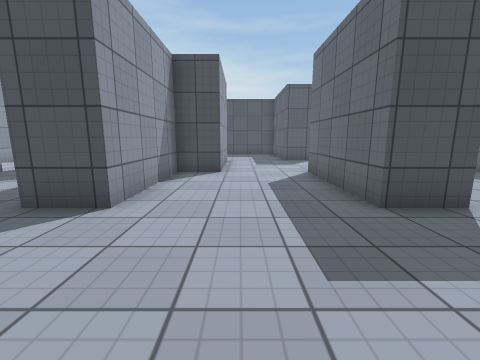
[1] (above)

24 first-person views from a walk through a Unity game level. The camera is 1.2 m above the floor, tilts 10° down and sees 90° across. The floor is counted in squares, 1 m on a side. Each view is taken from the middle of a square. On the plan, view 1 faces up. The plan holds only what a view shows up to about 12 squares ahead; the rest is blank. The place goes on beyond the plan. The player character is not drawn. Surface patterns are stand-ins for the level's own textures.

[2]
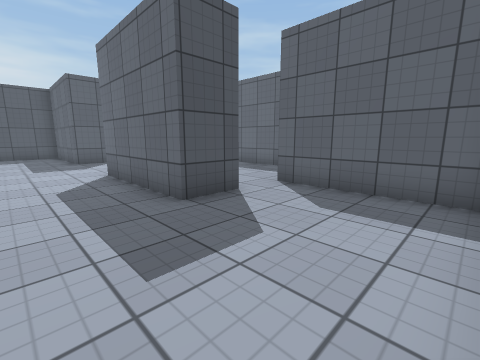

[3]
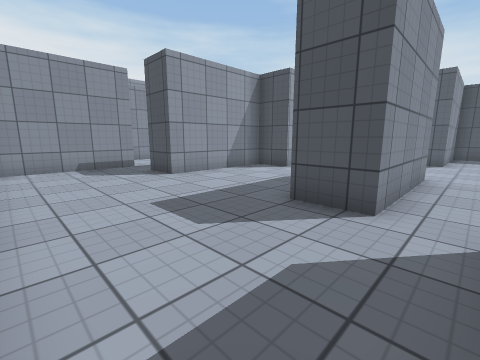

[4]
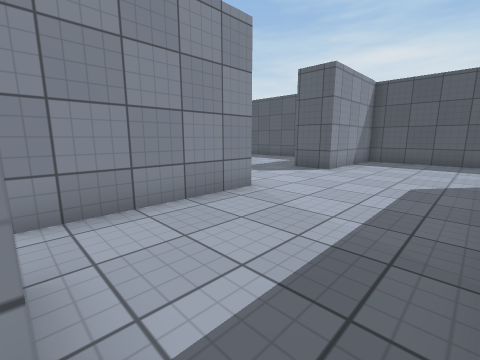

[5]
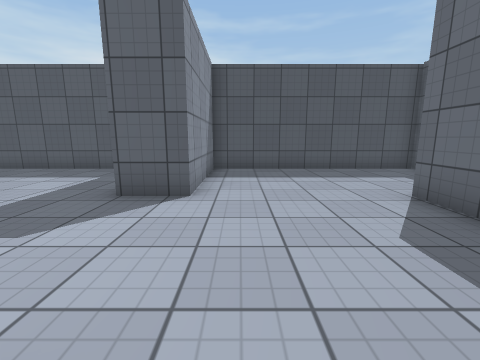

[6]
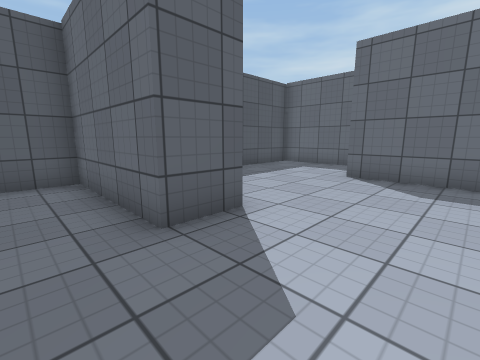

[7]
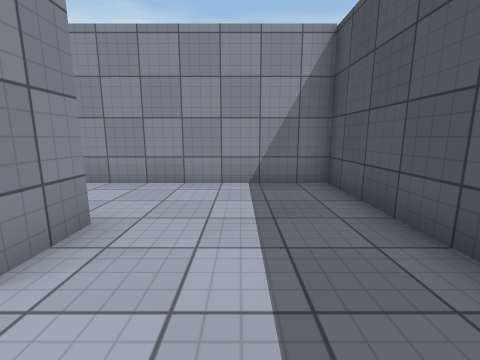

[8]
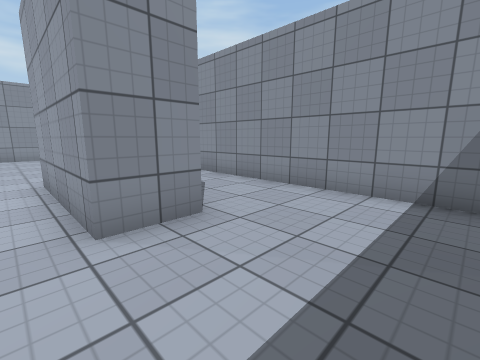

[9]
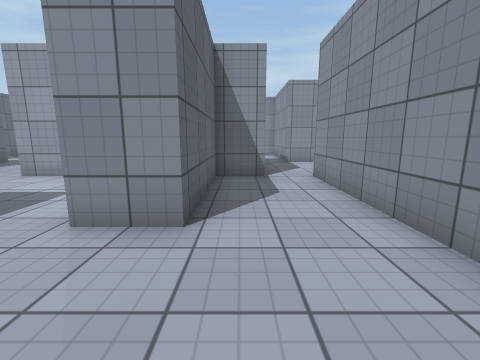

[10]
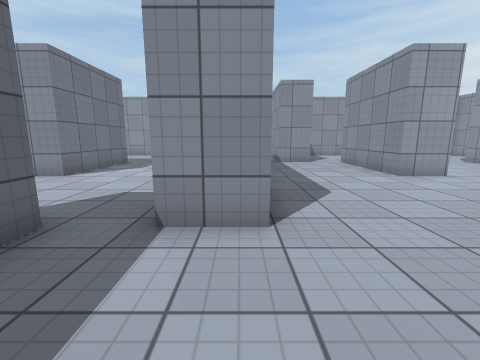

[11]
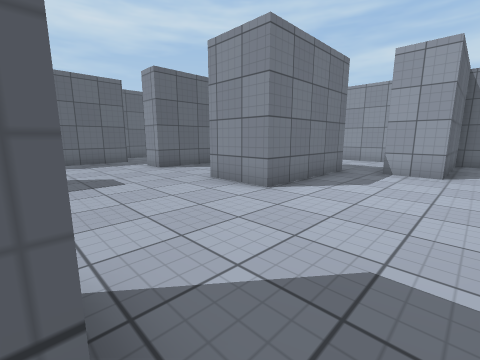

[12]
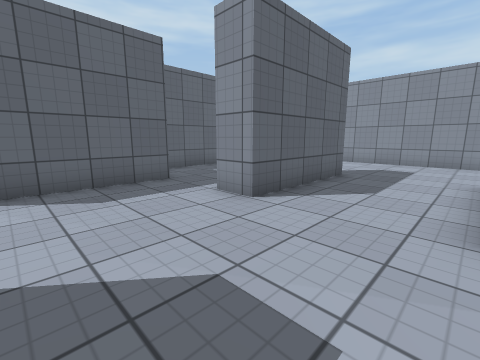

[13]
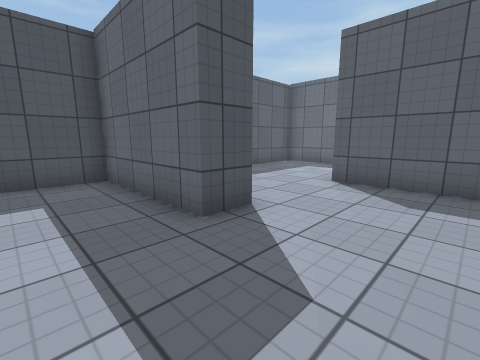

[14]
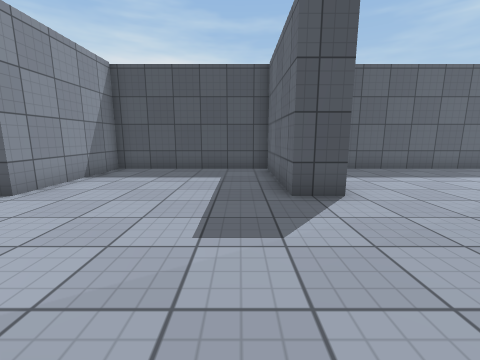

[15]
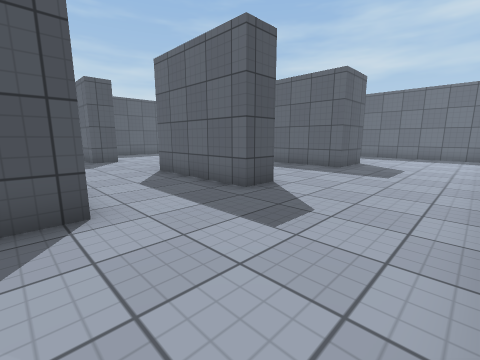

[16]
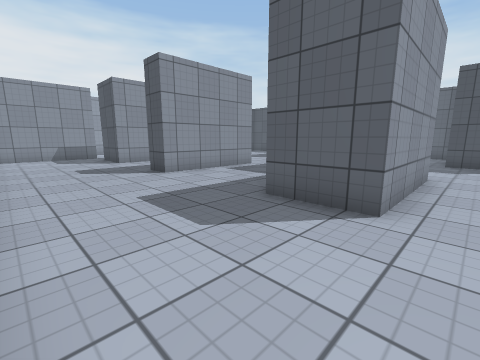

[17]
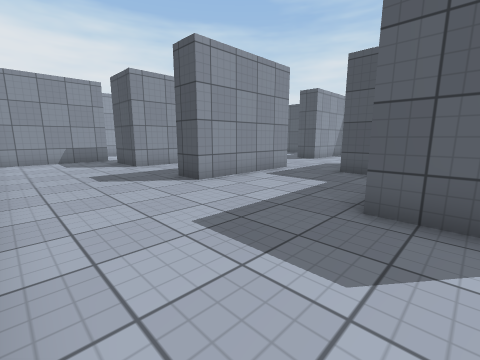

[18]
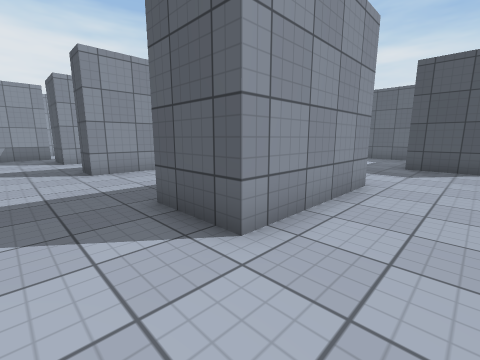

[19]
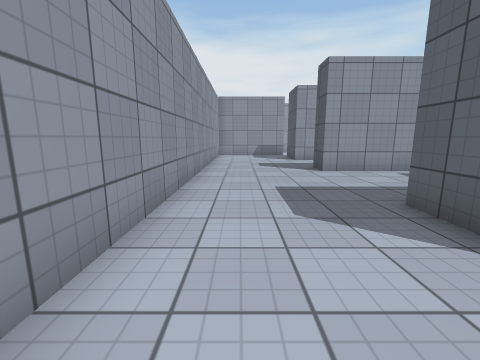

[20]
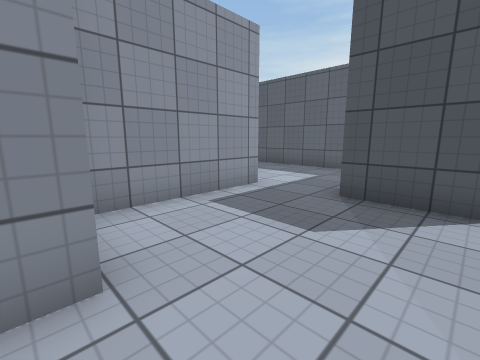

[21]
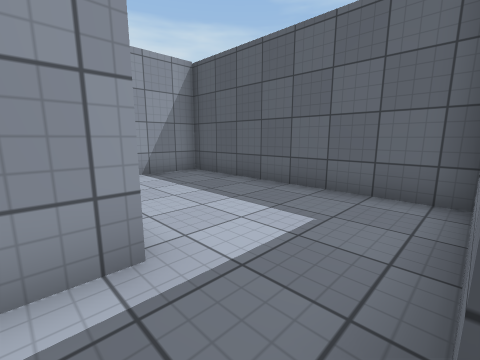

[22]
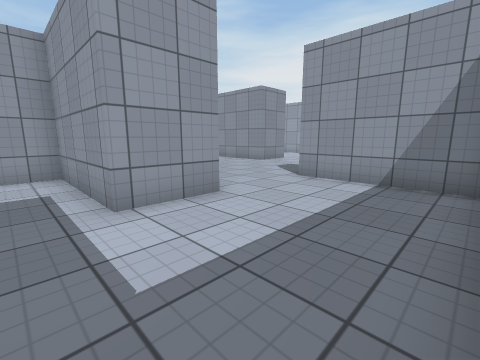

[23]
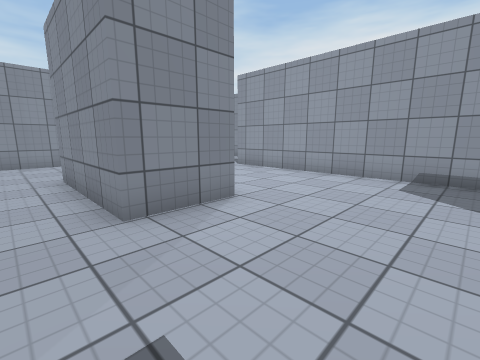

[24]
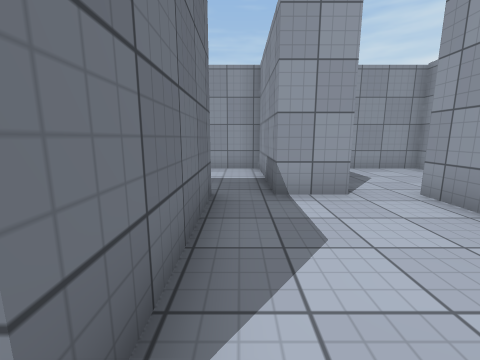

### Floor plan
Points are (right, up) in squares from view 1. A wall is a line through its corners. A room is listed if a view was taken in it or the views show most of it. See-through windows are left out.
Room 1 (views 1, 2, 3, 4, 5, 6, 7, 8, 9, 10, 11)
walls: (2.4, 8.4) (4, 8.4) (4, 4) (2.4, 4) (2.4, 8.4); (-0.7, 8.5) (-2.2, 8.5) (-2.2, 12.9) (-0.7, 12.9) (-0.7, 8.5); (-2.2, 8.5) (-2.2, 4) (-3.9, 4); (-3.9, 8.4) (-2.2, 8.4); (8.6, 6.1) (8.6, 12.9) (10.2, 12.9); (-5.3, 4) (-5.3, 0); (5.5, -0.1) (5.5, 4) (7.1, 4); (-0.9, -0.4) (0, -0.4); (11.7, 12.9) (11.7, 17.3) (4, 17.3) (4, 12.9) (2.4, 12.9) (2.4, 17.3) (-5.3, 17.3) (-5.3, 8.4)
ways out: opening at (11, 13) to room 2; opening at (8, 4) to room 5; opening at (-5, 6.5)
Room 2 (views 12, 13, 22, 23, 24)
walls: (20.2, 8.4) (21.3, 8.4); (23.6, 8.5) (23.6, 12.9) (25.8, 12.9); (10.1, 12.1) (10.1, 4); (14.6, 4) (14.6, 8.4) (16.8, 8.4); (28, 12.9) (28, 16.8); (11.7, 4) (13.3, 4); (28.1, 17.3) (20.2, 17.3) (20.2, 12.9) (19.1, 12.9) (19.1, 17.3) (13.3, 17.3) (13.3, 12.9)
ways out: opening at (11, 13) to room 1; opening at (14, 4) to room 3; opening at (20.5, 9) to room 3; opening at (27, 13) to room 4; opening at (11, 4) to room 5
Room 3 (views 14, 15, 16, 17, 18, 19, 20)
walls: (21.3, 8.4) (21.3, 4) (20.2, 4) (20.2, 8.4); (24.5, 8.5) (23.6, 8.5); (28, 8.5) (28, 4) (25.8, 4) (25.8, 7.4); (16.8, 8.4) (16.8, 4) (14.6, 4); (13.3, 4) (13.3, -0.4) (28.8, -0.4)
ways out: opening at (14, 4) to room 2; opening at (20.5, 9) to room 2; opening at (29.5, 8) to room 4
Room 4 (view 21)
walls: (30.1, 12.9) (28, 12.9); (25.8, 12.9) (25.8, 8.4) (27.1, 8.4)
ways out: opening at (27, 13) to room 2; opening at (29.5, 8) to room 3
Room 5 (no view inside)
walls: (7.1, 0) (7.1, -0.4) (11.7, -0.4) (11.7, 4)
ways out: opening at (8, 4) to room 1; opening at (11, 4) to room 2

Positions as (right, up) in squares from view 1, and headings:
1: (0, 0), facing up
2: (0, 0), facing up-right
3: (5, 0), facing up-left
4: (8, 4), facing up-left
5: (5, 8), facing up
6: (1, 10), facing up-right
7: (1, 15), facing left
8: (0, 16), facing down-left
9: (-3, 16), facing down
10: (9, 16), facing down
11: (11, 13), facing down-right
12: (17, 12), facing down-right
13: (17, 10), facing up-right
14: (18, 8), facing up
15: (16, 0), facing up-right
16: (29, 0), facing up-left
17: (27, 0), facing up-left
18: (30, 2), facing up-left
19: (30, 1), facing left
20: (30, 8), facing up-left
21: (28, 12), facing up-left
22: (27, 17), facing down-left
23: (18, 12), facing down-left
24: (14, 9), facing down
